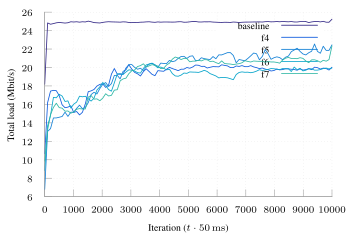

Source code (gnuplot):
set terminal tikz standalone color size 9cm,6cm font '\scriptsize' preamble '\usepackage{microtype} \usepackage{times} \usepackage[T1]{fontenc} \usepackage[binary-units, per-mode=symbol]{siunitx}\sisetup{detect-all}'
set output "ftprep-load-2.tex"

load "parula.pal"

set style line 102 lc rgb '#a0a0a0' lt 1 lw 1
set border ls 102
set colorbox border 102
set key textcolor rgb "black"
set tics textcolor rgb "black"
set label textcolor rgb "black"

set border 3
set grid x y
set xtics nomirror
set ytics nomirror

#set key autotitle columnhead
set datafile separator ","

set xlabel "Iteration ($t \\cdot{} \\SI{50}{\\milli\\second}$)"
set ylabel "Total load (\\si{\\mega\\bit\\per\\second})"

plot '../results/baseline-2-avg.csv' u 1:4 w lines smooth sbezier title "baseline", \
     '../results/ft-f4-avg.csv' u 1:4 w lines smooth sbezier title "f4", \
     '../results/ft-f5-avg.csv' u 1:4 w lines smooth sbezier title "f5", \
     '../results/ft-f6-avg.csv' u 1:4 w lines smooth sbezier title "f6", \
     '../results/ft-f7-avg.csv' u 1:4 w lines smooth sbezier title "f7"
